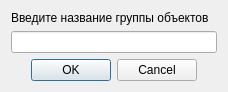
<?xml version="1.0" encoding="UTF-8"?>
<ui version="4.0">
 <class>DialogGroupAdd</class>
 <widget class="QDialog" name="DialogGroupAdd">
  <property name="geometry">
   <rect>
    <x>0</x>
    <y>0</y>
    <width>228</width>
    <height>86</height>
   </rect>
  </property>
  <property name="windowTitle">
   <string>Группа объектов</string>
  </property>
  <layout class="QGridLayout" name="gridLayout">
   <item row="0" column="0" colspan="3">
    <widget class="QLabel" name="label">
     <property name="text">
      <string>Введите название группы объектов</string>
     </property>
    </widget>
   </item>
   <item row="1" column="0" colspan="3">
    <widget class="QLineEdit" name="lineEdit"/>
   </item>
   <item row="2" column="0">
    <spacer name="horizontalSpacer_2">
     <property name="orientation">
      <enum>Qt::Horizontal</enum>
     </property>
     <property name="sizeHint" stdset="0">
      <size>
       <width>18</width>
       <height>20</height>
      </size>
     </property>
    </spacer>
   </item>
   <item row="2" column="1">
    <widget class="QDialogButtonBox" name="buttonBox">
     <property name="orientation">
      <enum>Qt::Horizontal</enum>
     </property>
     <property name="standardButtons">
      <set>QDialogButtonBox::Cancel|QDialogButtonBox::Ok</set>
     </property>
    </widget>
   </item>
   <item row="2" column="2">
    <spacer name="horizontalSpacer">
     <property name="orientation">
      <enum>Qt::Horizontal</enum>
     </property>
     <property name="sizeHint" stdset="0">
      <size>
       <width>18</width>
       <height>20</height>
      </size>
     </property>
    </spacer>
   </item>
  </layout>
 </widget>
 <resources/>
 <connections>
  <connection>
   <sender>buttonBox</sender>
   <signal>accepted()</signal>
   <receiver>DialogGroupAdd</receiver>
   <slot>accept()</slot>
   <hints>
    <hint type="sourcelabel">
     <x>248</x>
     <y>254</y>
    </hint>
    <hint type="destinationlabel">
     <x>157</x>
     <y>274</y>
    </hint>
   </hints>
  </connection>
  <connection>
   <sender>buttonBox</sender>
   <signal>rejected()</signal>
   <receiver>DialogGroupAdd</receiver>
   <slot>reject()</slot>
   <hints>
    <hint type="sourcelabel">
     <x>316</x>
     <y>260</y>
    </hint>
    <hint type="destinationlabel">
     <x>286</x>
     <y>274</y>
    </hint>
   </hints>
  </connection>
 </connections>
</ui>
